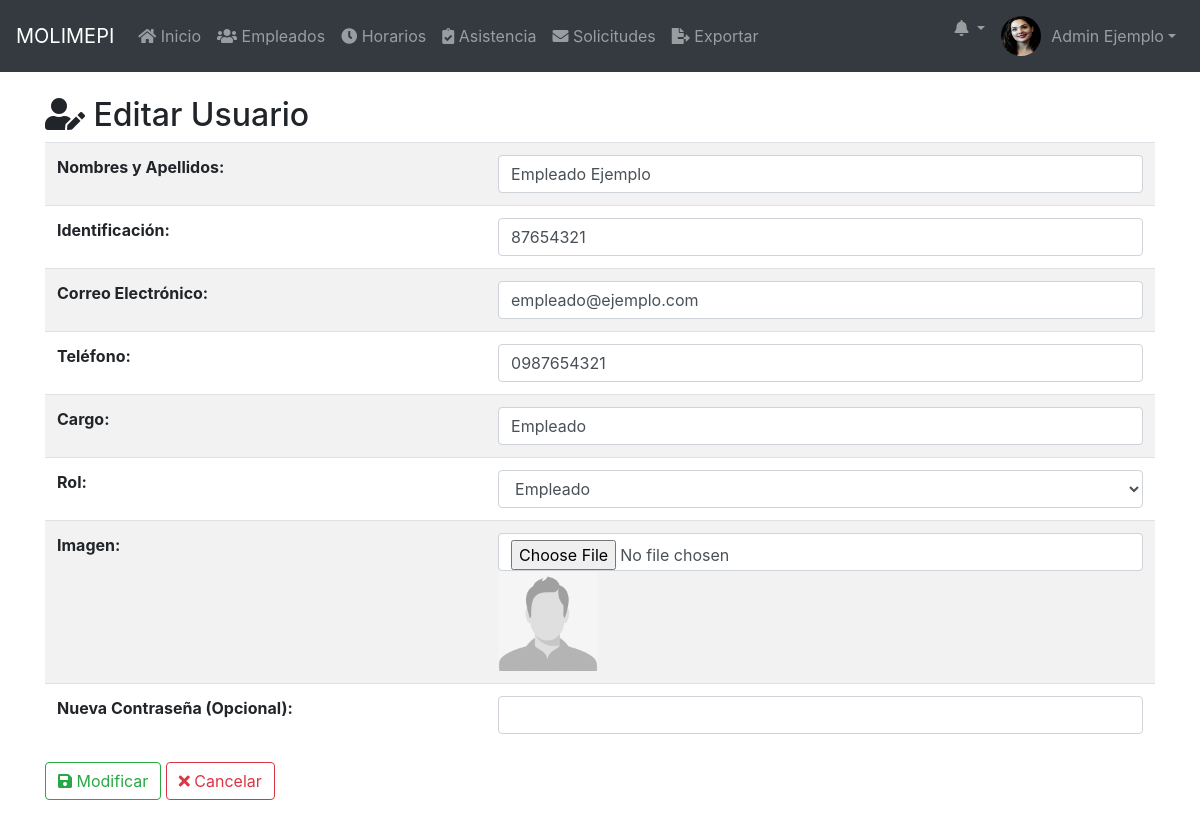
The page /public/editar_usuario.php?id=2 (signed in) on the database its author committed.
### tables this page shows
CREATE TABLE `usuarios` (
  `ID` int(11) NOT NULL,
  `nombre` varchar(100) NOT NULL,
  `identificacion` varchar(50) NOT NULL,
  `cargo` varchar(50) NOT NULL,
  `telefono` varchar(20) DEFAULT NULL,
  `correo` varchar(100) DEFAULT NULL,
  `nickname` varchar(50) NOT NULL,
  `password` varchar(255) DEFAULT NULL,
  `rol` enum('Administrador','Empleado') DEFAULT 'Empleado',
  `imagen` varchar(255) DEFAULT 'imgs/nofoto.png',
  `fecha_registro` timestamp NOT NULL DEFAULT current_timestamp(),
  `cambio_password` tinyint(1) DEFAULT 0
);

### public/editar_usuario.php (the view, shortened to what this page needs)
<?php
require_once '../config/database.php';
function mostrarUsuario($pdo, $id) {
    try {
        $sql = "SELECT * FROM usuarios WHERE ID = :id";
        $stmt = $pdo->prepare($sql);
        $stmt->bindParam(':id', $id, PDO::PARAM_INT);
        $stmt->execute();
        return $stmt->fetchAll(PDO::FETCH_ASSOC);
    } catch (Exception $e) {
        echo $e->getMessage();
    }
}
$id = $_GET['id'];
$musu = mostrarUsuario($pdo, $id);
?>
<!DOCTYPE html>
<html lang="es">
<?php include 'head.php'; ?>
<body>
    <?php include 'navbar.php'; ?>
    <div class="container mt-4">
        <h2><i class="fas fa-user-edit"></i> Editar Usuario</h2>
        <?php foreach ($musu as $urow): ?>
        <form method="post" enctype="multipart/form-data" onsubmit="return confirmarGuardado();">
            <table class="table table-striped table-hover text-justify">
                <tr>
                    <th> Nombres y Apellidos: </th>
                    <td><input type="text" name="nombre" class="form-control" value="<?php echo htmlspecialchars($urow['nombre']); ?>" required></td>
                </tr>
                <tr>
                    <th> Identificación: </th>
                    <td><input type="text" name="identificacion" class="form-control" value="<?php echo htmlspecialchars($urow['identificacion']); ?>" required></td>
                </tr>
                <tr>
                    <th> Correo Electrónico: </th>
                    <td><input type="email" name="correo" class="form-control" value="<?php echo htmlspecialchars($urow['correo']); ?>" required></td>
                </tr>
                <tr>
                    <th> Teléfono: </th>
                    <td><input type="text" name="telefono" class="form-control" value="<?php echo htmlspecialchars($urow['telefono']); ?>" required></td>
                </tr>
                <tr>
                    <th> Cargo: </th>
                    <td><input type="text" name="cargo" class="form-control" value="<?php echo htmlspecialchars($urow['cargo']); ?>" required></td>
                </tr>
                <tr>
                    <th> Rol: </th>
                    <td>
                        <select name="rol" class="form-control">
                            <option value="Empleado" <?php echo ($urow['rol'] === 'Empleado') ? 'selected' : ''; ?>>Empleado</option>
                        </select>
                    </td>
                </tr>
                <tr>
                    <th> Imagen: </th>
                    <td>
                        <input type="file" class="form-control" name="imagen" accept="image/*">
                        <img src="../<?php echo htmlspecialchars($urow['imagen']); ?>" alt="Imagen de usuario" style="width: 100px; height: 100px;" data-toggle="modal" data-target="#imageModal" data-img-src="../<?php echo htmlspecialchars($urow['imagen']); ?>" class="clickable-image">
                    </td>
                </tr>
                <tr>
                    <th> Nueva Contraseña (Opcional): </th>
                    <td><input type="password" name="password" class="form-control"></td>
                </tr>
            </table>
            <div class="form-group">
                <button type="submit" class="btn btn-outline-success" onclick="confirmarGuardado(event);">
                    <i class="fa fa-save"></i> Modificar
                </button>
                <button type="button" class="btn btn-outline-danger" onclick="confirmarCancelacion();">
                    <i class="fa fa-times"></i> Cancelar
                </button>
            </div>
        </form>
        <?php endforeach; ?>
    </div>
</body>
</html>

### public/navbar.php (shortened to what this page needs)
<?php
require_once '../config/database.php';
$stmt = $pdo->prepare("SELECT nombre, imagen FROM usuarios WHERE ID = :id");
$stmt->execute(['id' => $_SESSION['usuario_id']]);
$usuario = $stmt->fetch(PDO::FETCH_ASSOC);
$imagenPerfil = (!empty($usuario['imagen']) && file_exists("../" . $usuario['imagen'])) ? "../" . $usuario['imagen'] : '../public/imgs/nofoto.png';
?>
<nav class="navbar navbar-expand-lg navbar-dark bg-dark">
    <a class="navbar-brand" href="dashboard.php">MOLIMEPI</a>
    <div class="collapse navbar-collapse" id="navbarNav">
        <ul class="navbar-nav mr-auto">
            <li class="nav-item">
                <a class="nav-link" href="dashboard.php"><i class="fas fa-home"></i> Inicio</a>
            </li>
            <?php if ($_SESSION['rol'] === 'Administrador'): ?>
            <li class="nav-item">
                <a class="nav-link" href="empleados.php"><i class="fas fa-users"></i> Empleados</a>
            </li>
            <?php endif; ?>
            <li class="nav-item">
                <a class="nav-link" href="horarios.php"><i class="fas fa-clock"></i> Horarios</a>
            </li>
            <li class="nav-item">
                <a class="nav-link" href="asistencia.php"><i class="fas fa-clipboard-check"></i> Asistencia</a>
            </li>
            <li class="nav-item">
                <a class="nav-link" href="solicitudes.php"><i class="fas fa-envelope"></i> Solicitudes</a>
            </li>
            <?php if ($_SESSION['rol'] === 'Administrador'): ?>
            <li class="nav-item">
                <a class="nav-link" href="exportar.php"><i class="fas fa-file-export"></i> Exportar</a>
            </li>
            <?php endif; ?>
        </ul>
        <ul class="navbar-nav ml-auto">
            <li class="nav-item dropdown">
                <a class="nav-link dropdown-toggle position-relative" href="#" id="notificacionesDropdown" role="button" data-toggle="dropdown" aria-haspopup="true" aria-expanded="false">
                    <i class="fas fa-bell"></i>
                </a>
            </li>
            <li class="nav-item dropdown">
                <a class="nav-link dropdown-toggle d-flex align-items-center" href="#" id="userDropdown" role="button" data-toggle="dropdown" aria-haspopup="true" aria-expanded="false">
                    <img src="<?php echo $imagenPerfil; ?>" class="rounded-circle" style="width: 40px; height: 40px; margin-right: 10px;">
                    <span><?php echo htmlspecialchars($usuario['nombre']); ?></span>
                </a>
            </li>
        </ul>
    </div>
</nav>

### rows shown on the page
usuarios: imagen (picture), nombre "Admin Ejemplo"
usuarios: nombre "Empleado Ejemplo", identificacion "87654321", correo "empleado@ejemplo.com", telefono "0987654321", cargo "Empleado", rol "Empleado", imagen (placeholder picture)
